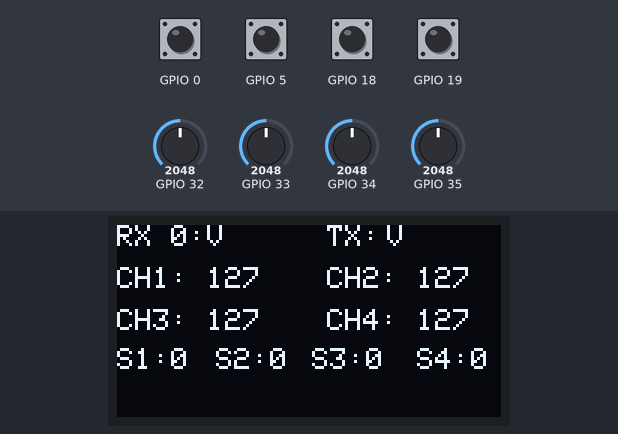
This sketch was run on a simulated ESP32. Parts: 128×64 one-colour display. The test bench sets the inputs (shaded band); at power-on: GPIO 0, GPIO 5, GPIO 18, GPIO 19 HIGH, GPIO 32 = 2048, GPIO 33 = 2048, GPIO 34 = 2048, GPIO 35 = 2048. What the sketch prints to the serial monitor is not drawn.

Above: at 2.3 s.
2.4 s: GPIO 32 set to 2158
3.9 s: GPIO 32 set to 2244
5.4 s: GPIO 33 set to 1760
At 5.9 s:
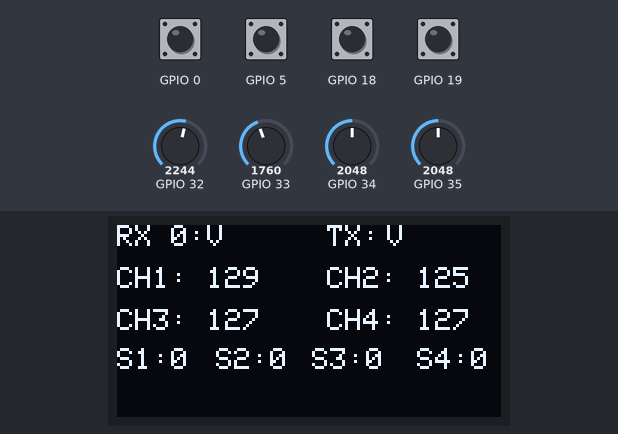
6.9 s: GPIO 34 set to 2866
At 8.1 s:
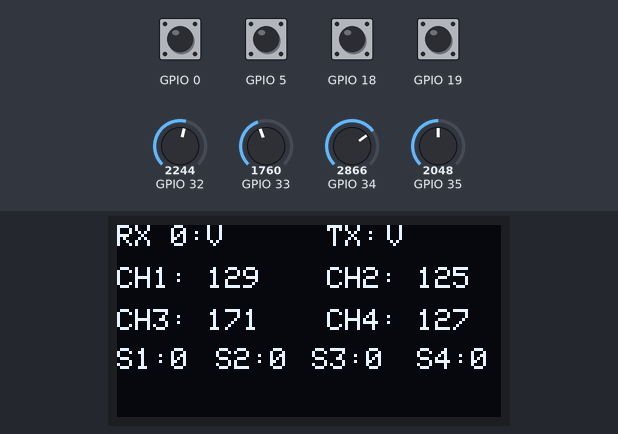
8.4 s: GPIO 35 set to 1228
At 8.8 s:
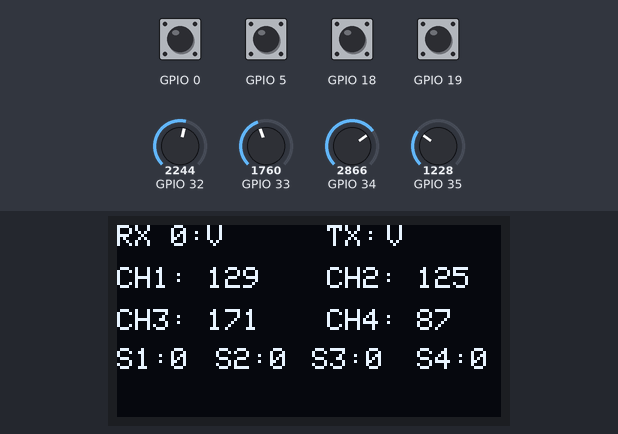
9.9 s: GPIO 0 pulled LOW for 0.15 s
At 10.05 s:
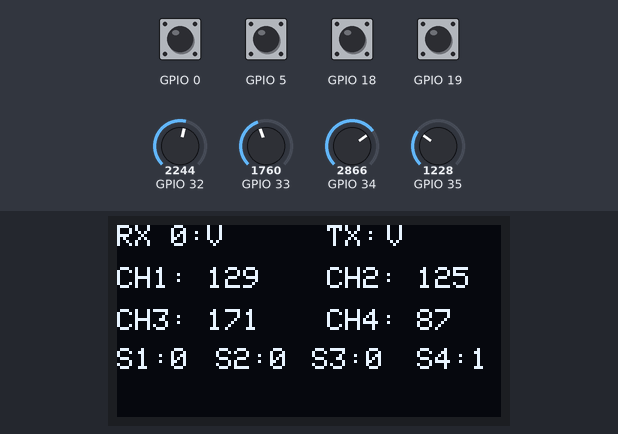
Timing chart, 0 to 12.6 s (numbered marks = the images above; inputs shaded):
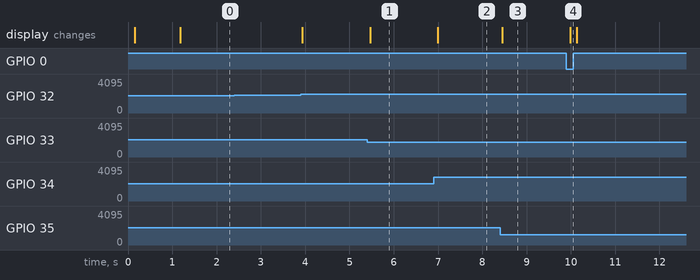

The sketch:

ESPNOW_Transmitter_copy_30_pin_oled.ino
```cpp
//This are the bytes for the EN logo
static const unsigned char PROGMEM  my_logo[] =
{/* 0X00,0X01,0X7C,0X00,0X40,0X00, */
0X00,0X00,0X00,0X00,0X00,0X01,0XFF,0XC0,0X00,0X00,0X00,0X00,0X00,0X00,0X00,0X00,
0X00,0X00,0X00,0X00,0X00,0X00,0XFF,0XE0,0X00,0X00,0X00,0X00,0X00,0X00,0X00,0X00,
0X00,0X00,0X00,0X00,0X00,0X00,0X7F,0XF0,0X00,0X18,0X00,0X00,0X00,0X00,0X00,0X00,
0X00,0X00,0X00,0X00,0X00,0X00,0X7F,0XF8,0X00,0X7C,0X00,0X00,0X00,0X00,0X00,0X00,
0X00,0X00,0X00,0X00,0X00,0X00,0X3C,0XFC,0X03,0XFC,0X00,0X00,0X00,0X00,0X00,0X00,
0X00,0X00,0X00,0X00,0X00,0X00,0X7C,0XF8,0X1F,0XFC,0X00,0X00,0X00,0X00,0X00,0X00,
0X00,0X00,0X00,0X00,0X00,0X00,0XFC,0XF0,0XFE,0X78,0X00,0X00,0X00,0X00,0X00,0X00,
0X00,0X00,0X00,0X00,0X00,0X00,0X7D,0XE0,0XFC,0X30,0X00,0X00,0X00,0X00,0X00,0X00,
0X00,0X00,0X00,0X00,0X00,0X00,0X7F,0XC0,0XFC,0X30,0X00,0X00,0X00,0X00,0X00,0X00,
0X00,0X00,0X00,0X00,0X00,0X00,0XFF,0XE0,0XF8,0X00,0X00,0X00,0X00,0X00,0X00,0X00,
0X00,0X00,0X00,0X00,0X00,0X00,0XFF,0XF8,0XF8,0X00,0X00,0X00,0X00,0X00,0X00,0X00,
0X00,0X00,0X00,0X00,0X00,0X00,0XF8,0XF9,0XF8,0X00,0X00,0X00,0X00,0X00,0X00,0X00,
0X00,0X00,0X00,0X00,0X00,0X00,0XF8,0XF9,0XF8,0X00,0X06,0X00,0X00,0X00,0X00,0X00,
0X00,0X00,0X00,0X00,0X00,0X01,0XF0,0XF9,0XFE,0X00,0X3C,0X00,0X00,0X00,0X00,0X00,
0X00,0X00,0X00,0X00,0X00,0X01,0XF9,0XF8,0XFF,0XFF,0XF8,0X00,0X00,0X00,0X00,0X00,
0X00,0X00,0X00,0X00,0X00,0X01,0XF8,0X80,0XFF,0XFF,0XE0,0X00,0X00,0X00,0X00,0X00,
0X00,0X00,0X00,0X00,0X00,0X00,0X00,0X00,0X7F,0XFF,0X80,0X00,0X00,0X00,0X00,0X00,
0X00,0X00,0X00,0X00,0X00,0X00,0X00,0X00,0X7F,0XFC,0X00,0X00,0X00,0X00,0X00,0X00,
0X00,0X00,0X00,0X00,0X00,0X00,0X00,0X00,0X20,0X20,0X00,0X00,0X00,0X00,0X00,0X00,
0X00,0X00,0X00,0X00,0X00,0X00,0X00,0X00,0X00,0X00,0X00,0X00,0X00,0X00,0X00,0X00,
0X00,0X00,0X00,0X00,0X00,0X00,0X00,0X00,0X00,0X00,0X00,0X00,0X00,0X00,0X00,0X00,
0X00,0X00,0X00,0X00,0X00,0X00,0X00,0X00,0X00,0X00,0X00,0X00,0X00,0X00,0X00,0X00,
0X00,0X18,0X00,0X0C,0X00,0X00,0X04,0X00,0X08,0X00,0X00,0X40,0X30,0X00,0X00,0X00,
0X01,0XF8,0X00,0XFC,0X00,0X0F,0XFF,0X80,0XFF,0X80,0X07,0XC1,0XF0,0X07,0X00,0X00,
0X07,0XF8,0X73,0XFC,0X03,0X1F,0XFF,0XC3,0XF3,0XC0,0X0F,0XC7,0XE0,0X7F,0X04,0XE0,
0X07,0X18,0XE3,0X8C,0X0F,0XBE,0X3D,0XC3,0XF9,0XE7,0X9F,0XC7,0XF1,0XFF,0X1F,0XE0,
0X0E,0X01,0XE7,0X00,0X7F,0X2E,0X39,0XC7,0XF1,0XF7,0X1F,0XCF,0XE1,0XE7,0XBF,0X00,
0X1F,0XC3,0XEF,0XE1,0XE3,0X0C,0X3B,0X86,0X73,0XFF,0X3B,0X8C,0XE1,0XC7,0XFF,0X00,
0X1F,0X83,0XCF,0XC1,0XE2,0X1C,0X3F,0X0E,0XF3,0XBF,0X33,0X9D,0XE3,0XFC,0X1F,0XC0,
0X1C,0X07,0XCE,0X01,0XE0,0X1C,0X3F,0XCE,0XE7,0XBF,0X77,0X9D,0XC3,0XFE,0X03,0XE0,
0X3C,0XE7,0X9E,0X71,0XC0,0X1C,0X79,0XCF,0XE7,0X1F,0X7F,0X1F,0XC7,0XCE,0X03,0XC0,
0X3F,0XE7,0X9F,0XF1,0XE0,0X3C,0X73,0XCF,0XE7,0X1F,0X7F,0X1F,0XC7,0XDE,0X7F,0XC0,
0XFF,0X0F,0X3F,0X81,0XFF,0XF8,0X7B,0XC7,0X8E,0X0E,0X3E,0X0F,0X0F,0XFF,0XFF,0X00,
0X00,0X0F,0X04,0X00,0XFF,0XE0,0X40,0X01,0X18,0X06,0X0C,0X02,0X0F,0XFF,0XFC,0X00,
0X00,0X0F,0X1C,0X00,0XFF,0X00,0X00,0X00,0X00,0X00,0X00,0X00,0X00,0X08,0X60,0X00,
0X00,0X1F,0XFC,0X00,0X00,0X00,0X00,0X00,0X00,0X00,0X00,0X00,0X00,0X00,0X00,0X00,
0X00,0X3F,0XFC,0X00,0X00,0X00,0X00,0X00,0X00,0X00,0X80,0X00,0X00,0X00,0X00,0X00,
0X00,0X70,0X00,0X00,0X00,0X07,0XFC,0X00,0X00,0X01,0XC0,0X00,0X00,0X00,0X00,0X00,
0X00,0X00,0X00,0X00,0X00,0X0F,0XAF,0X00,0X00,0X03,0XE0,0X00,0X00,0X00,0X00,0X00,
0X00,0X00,0X00,0X00,0X00,0X38,0X03,0X80,0X00,0X03,0X60,0X00,0X00,0X00,0X00,0X00,
0X00,0X00,0X00,0X00,0X00,0X78,0X41,0XC0,0X00,0X03,0XE0,0X00,0X00,0X00,0X00,0X00,
0X00,0X00,0X00,0X00,0X00,0X63,0XFC,0X60,0X00,0X07,0X60,0X00,0X00,0X00,0X00,0X00,
0X00,0X00,0X00,0X00,0X00,0XC7,0XFE,0X70,0X00,0X3F,0XFE,0X00,0X00,0X00,0X00,0X00,
0X00,0X00,0X00,0X00,0X01,0XCF,0XFF,0X30,0X00,0X7F,0X7F,0X00,0X00,0X00,0X00,0X00,
0X00,0X00,0X00,0X00,0X01,0X9E,0XC7,0X10,0X00,0X6B,0XAB,0X00,0X00,0X00,0X00,0X00,
0X00,0X00,0X00,0X00,0X01,0X9B,0X7B,0XB8,0X00,0X7E,0XFF,0X00,0X00,0X00,0X00,0X00,
0X00,0X00,0X00,0X00,0X01,0XBD,0XBF,0X98,0X00,0X7F,0X7F,0X00,0X00,0X00,0X00,0X00,
0X00,0X00,0X00,0X00,0X03,0X3F,0XAD,0X98,0X00,0X1F,0XFC,0X00,0X00,0X00,0X00,0X00,
0X00,0X00,0X00,0X00,0X03,0X37,0XEF,0X98,0X00,0X03,0X60,0X00,0X00,0X00,0X00,0X00,
0X00,0X00,0X00,0X00,0X03,0X3D,0XBB,0XD8,0X00,0X03,0XE0,0X00,0X00,0X00,0X00,0X00,
0X00,0X00,0X00,0X00,0X03,0X3A,0XED,0X88,0X00,0X03,0X60,0X00,0X00,0X00,0X00,0X00,
0X00,0X00,0X00,0X00,0X01,0X9F,0X6F,0X98,0X00,0X03,0XE0,0X00,0X00,0X00,0X00,0X00,
0X00,0X00,0X00,0X00,0X01,0X9D,0XFB,0X98,0X79,0XE1,0XC0,0X00,0X00,0X00,0X00,0X00,
0X00,0X00,0X00,0X00,0X01,0X9E,0XCF,0X30,0X79,0XC0,0X00,0X00,0X00,0X00,0X00,0X00,
0X00,0X00,0X00,0X00,0X00,0XCF,0X7E,0X30,0X00,0X00,0X00,0X00,0X00,0X00,0X00,0X00,
0X00,0X00,0X00,0X00,0X00,0XC7,0XFE,0X60,0X00,0X00,0X00,0X00,0X00,0X00,0X00,0X00,
0X00,0X00,0X00,0X00,0X00,0X61,0XF0,0XE0,0X00,0X00,0X00,0X00,0X00,0X00,0X00,0X00,
0X00,0X00,0X00,0X00,0X00,0X38,0X03,0XC0,0X7F,0XE7,0XFC,0X00,0X00,0X00,0X00,0X00,
0X00,0X00,0X00,0X00,0X00,0X1E,0X07,0X80,0X7F,0XE7,0XFC,0X00,0X00,0X00,0X00,0X00,
0X00,0X00,0X00,0X00,0X00,0X0F,0XFE,0X00,0X60,0X66,0X0C,0X00,0X00,0X00,0X00,0X00,
0X00,0X00,0X00,0X00,0X00,0X03,0XF8,0X00,0X60,0X64,0X0C,0X00,0X00,0X00,0X00,0X00,
0X00,0X00,0X00,0X00,0X00,0X00,0X00,0X00,0X7F,0XE7,0XF4,0X00,0X00,0X00,0X00,0X00,
0X00,0X00,0X00,0X00,0X00,0X00,0X00,0X00,0X7F,0XE7,0XFC,0X00,0X00,0X00,0X00,0X00,
0X00,0X00,0X00,0X00,0X00,0X00,0X00,0X00,0X00,0X00,0X00,0X00,0X00,0X00,0X00,0X00,
  };


#include <esp_now.h>
#include <WiFi.h>
#include <SPI.h>
#include <Wire.h>
#include <Adafruit_GFX.h>
#include <Adafruit_SSD1306.h>

#define SCREEN_WIDTH 128 // OLED display width, in pixels
#define SCREEN_HEIGHT 64 // OLED display height, in pixels
#define I2C_Freq 100000
//#define SDA 22
//#define SCL 19
// Declaration for an SSD1306 display connected to I2C (SDA, SCL pins)
// The pins for I2C are defined by the Wire-library.
// On an arduino UNO:       A4(SDA), A5(SCL)
// On an arduino MEGA 2560: 20(SDA), 21(SCL)
// On an arduino LEONARDO:   2(SDA),  3(SCL), ...
#define OLED_RESET     -1 // Reset pin # (or -1 if sharing Arduino reset pin)
#define SCREEN_ADDRESS 0x3C ///< See datasheet for Address; 0x3D for 128x64, 0x3C for 128x32
Adafruit_SSD1306 display(SCREEN_WIDTH, SCREEN_HEIGHT, &Wire, OLED_RESET);

// REPLACE WITH YOUR RECEIVER MAC Address
//uint8_t receiverAddress[] = {0xC8, 0xC9, 0xA3, 0xCF, 0x03, 0x98};
uint8_t receiverAddress[] = {0xF4,0xCF,0xA2,0x71,0x36,0xCB};
esp_now_peer_info_t peerInfo;

struct PacketData
{
  byte lxAxisValue;
  byte lyAxisValue;
  byte rxAxisValue;
  byte ryAxisValue;

  byte switch1Value;
  byte switch2Value;
  byte switch3Value;
  byte switch4Value;
  byte switch5Value;
  byte switch6Value;
  byte switch7Value;
  byte switch8Value;
};
PacketData data;


//This function is used to map 0-4095 joystick value to 0-254. hence 127 is the center value which we send.
//It also adjust the deadband in joystick.
//Jotstick values range from 0-4095. But its center value is not always 2047. It is little different.
//So we need to add some deadband to center value. in our case 1800-2200. Any value in this deadband range is mapped to center 127.
int mapAndAdjustJoystickDeadBandValues(int value, bool reverse)
{
  if (value >= 2200)
  {
    value = map(value, 2200, 4095, 127, 254);
  }
  else if (value <= 1800)
  {
    value = (value == 0 ? 0 : map(value, 1800, 0, 127, 0));
  }
  else
  {
    value = 127;
  }

  if (reverse)
  {
    value = 254 - value;
  }
  Serial.println(value);
  return value;
}

// callback when data is sent
void OnDataSent(const uint8_t *mac_addr, esp_now_send_status_t status)
{
  Serial.print("\r\nLast Packet Send Status:\t ");
  Serial.println(status);
  Serial.println(status == ESP_NOW_SEND_SUCCESS ? "Message sent" : "Message failed");
}

void setup() {

  Serial.begin(115200);
  WiFi.mode(WIFI_STA);
  Wire.begin(SDA, SCL);
  // Init ESP-NOW
  esp_now_init();

  memcpy(peerInfo.peer_addr, receiverAddress, 6);
    peerInfo.channel = 0;
    peerInfo.encrypt = false;

    esp_now_add_peer(&peerInfo);

  display.begin(SSD1306_SWITCHCAPVCC, 0x3C);  // initialize with the I2C addr 0x3C (for the 128x32)
  delay(100);
  display.clearDisplay();
  display.setTextSize(1);             //Set text size
  display.setTextColor(WHITE);        //Choose color
  display.drawBitmap(0, 0,  my_logo, 128, 64, 1);
  display.display();
  delay(1000);


  pinMode(19,INPUT_PULLUP);
  pinMode(18,INPUT_PULLUP);
  pinMode(5,INPUT_PULLUP);
  pinMode(0,INPUT_PULLUP);


}

void loop()
{
  data.lxAxisValue    = mapAndAdjustJoystickDeadBandValues(analogRead(32), false);
  data.lyAxisValue    = mapAndAdjustJoystickDeadBandValues(analogRead(33), false);
  data.rxAxisValue    = mapAndAdjustJoystickDeadBandValues(analogRead(34), false);
  data.ryAxisValue    = mapAndAdjustJoystickDeadBandValues(analogRead(35), false);
  data.switch1Value   = !digitalRead(19);
  data.switch2Value   = !digitalRead(18);
  data.switch3Value   = !digitalRead(5);
  data.switch4Value   = !digitalRead(0);


  esp_now_send(receiverAddress, (uint8_t *) &data, sizeof(data));


  display.clearDisplay();            //Clear the display
  display.setCursor(0,0);
  display.print("RX ");
  display.print("0:");
  display.setCursor(30,0);            //Select where to print 124 x 64

  display.print("V");
  display.setCursor(70,0);
  display.print("TX:");
  display.setCursor(90,0);            //Select where to print 124 x 64

  display.print("V");
  display.setCursor(0,14);            //Select where to print 124 x 64
  display.print("CH1: ");
  display.print(data.lxAxisValue);
  display.setCursor(70,14);
  display.print("CH2: ");
  display.print(data.lyAxisValue);
  display.setCursor(0,28);
  display.print("CH3: ");
  display.print(data.rxAxisValue);
  display.setCursor(70,28);
  display.print("CH4: ");
  display.print(data.ryAxisValue);
  display.setCursor(0,41);
  display.print("S1:");
  display.print(data.switch1Value);
  display.setCursor(33,41);
  display.print("S2:");
  display.print(data.switch2Value);
  display.setCursor(65,41);
  display.print("S3:");
  display.print(data.switch3Value);
  display.setCursor(100,41);
  display.print("S4:");
  display.print(data.switch4Value);


  display.display();

  delay(50);
}
```

Measured:
- after the input at 2.4 s, every drawn part: stays the same
- after the input at 5.4 s, the display: changes after 0.07 s (image 1)
- after the input at 6.9 s, the display: changes after 0.10 s (image 2)
- after the input at 8.4 s, the display: changes after 0.05 s (image 3)
- after the input at 9.9 s, the display: changes after 0.08 s (image 4)
